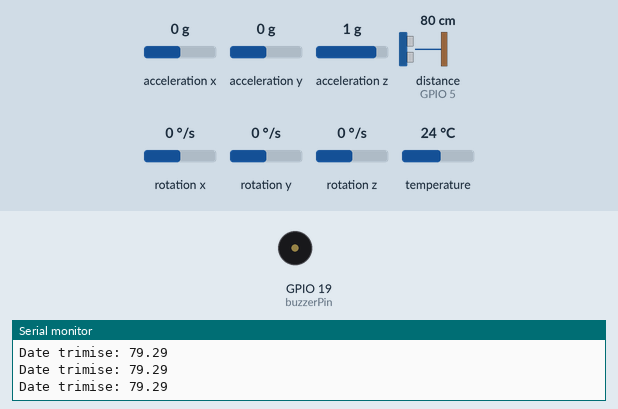
A sketch run on a simulated ESP32. Shown: buzzer (waves = sounding, pin HIGH), the last lines printed to the serial monitor. Wiring (inferred from the names in the program): ultrasonic range finder: trigger GPIO 18; echo GPIO 5. Inputs (shaded band) come from the test bench; at power-on: distance to the obstacle (sensor on GPIO 5) 80 cm, acceleration x 0 g, acceleration y 0 g, acceleration z 1 g, rotation x 0 °/s, rotation y 0 °/s, rotation z 0 °/s, temperature 24 °C. The echo pulse lasts 58.3 µs per cm; WiFi joins after 1.5 s; servers stay silent unless stated; no MQTT or app messages arrive unless stated; pins used as bus, display or sensor lines are not drawn.

Above: at 2.7 s.
2.8 s: distance to the obstacle (sensor on GPIO 5) set to 53 cm
4.3 s: distance to the obstacle (sensor on GPIO 5) set to 45 cm
At 5.6 s:
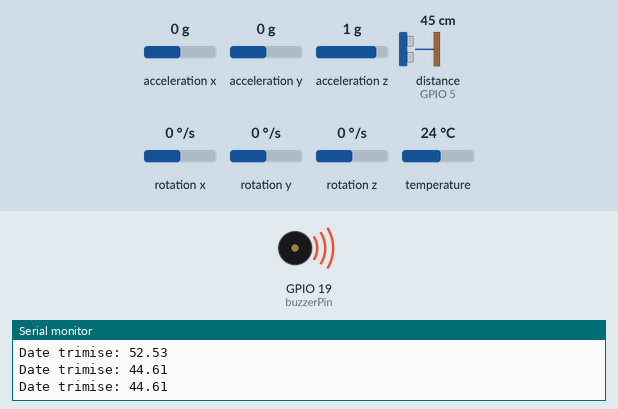
6.1 s: distance to the obstacle (sensor on GPIO 5) set to 60 cm
At 7.3 s:
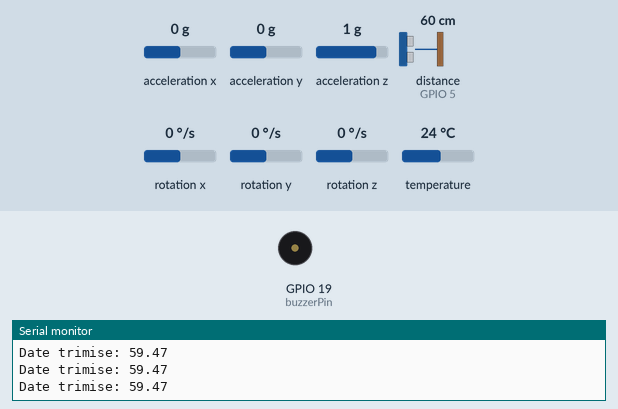
7.6 s: distance to the obstacle (sensor on GPIO 5) set to 2 cm
At 8.1 s:
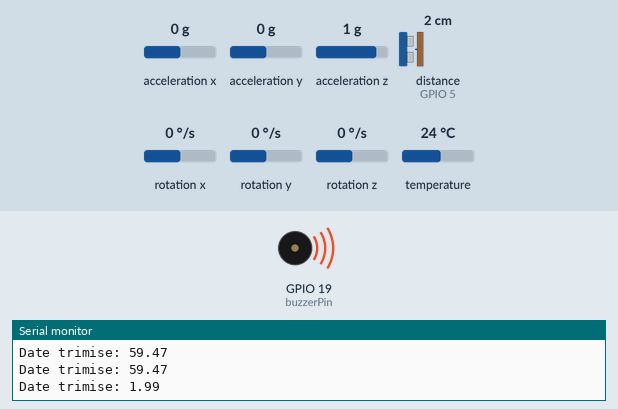
Timing chart, 0 to 10.1 s (numbered marks = the images above; inputs shaded):
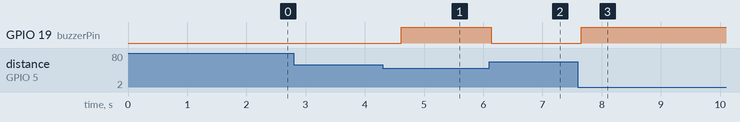

Measured:
- the behaviour switches between 51 and 50 cm on distance to the obstacle (sensor on GPIO 5) (found by bisection; images 0 and 1)
- after the input at 4.3 s, GPIO 19 (buzzerPin): LOW → HIGH after 0.32 s
- after the input at 6.1 s, GPIO 19 (buzzerPin): HIGH → LOW at once
- after the input at 7.6 s, GPIO 19 (buzzerPin): LOW → HIGH after 0.05 s

The sketch:

esp.ino
```cpp
#include <Adafruit_MPU6050.h>
#include <Adafruit_Sensor.h>
#include <Wire.h>
#include <WiFi.h>
#include <PubSubClient.h> // Biblioteca pentru MQTT

// --- CONFIGURARE WI-FI SI MQTT ---
const char* ssid = "moto g54 5G_7572";
const char* password = "123456789";
const char* mqtt_server = "10.136.37.252"; // Exemplu: "192.168.1.15"

WiFiClient espClient;
PubSubClient client(espClient);
Adafruit_MPU6050 mpu;

// --- PINI ---
const int trigPin = 18;
const int echoPin = 5;
const int buzzerPin = 19;
const int sdaPin = 21;
const int sclPin = 22;

#define SOUND_SPEED 0.034

void setup_wifi() {
  delay(10);
  WiFi.begin(ssid, password);
  while (WiFi.status() != WL_CONNECTED) {
    delay(500);
    Serial.print(".");
  }
  Serial.println("\nWiFi conectat!");
}

void reconnect() {
  while (!client.connected()) {
    Serial.print("Incercare conectare MQTT...");
    if (client.connect("ESP32_Senzori")) {
      Serial.println("conectat");
    } else {
      delay(5000);
    }
  }
}

void setup() {
  Serial.begin(115200);
  setup_wifi();
  client.setServer(mqtt_server, 1883);

  Wire.begin(sdaPin, sclPin);
  pinMode(trigPin, OUTPUT);
  pinMode(echoPin, INPUT);
  pinMode(buzzerPin, OUTPUT);
  mpu.begin();
}

void loop() {
  if (!client.connected()) {
    reconnect();
  }
  client.loop();

  // --- CITIRE DISTANTA ---
  digitalWrite(trigPin, LOW);
  delayMicroseconds(2);
  digitalWrite(trigPin, HIGH);
  delayMicroseconds(10);
  digitalWrite(trigPin, LOW);
  float distanceCm = pulseIn(echoPin, HIGH) * SOUND_SPEED / 2;

  // --- CITIRE ACCELERAȚIE ---
  sensors_event_t a, g, temp;
  mpu.getEvent(&a, &g, &temp);

  // --- LOGICĂ BUZZER (50 CM) ---
  if (distanceCm > 0 && distanceCm < 50) {
    digitalWrite(buzzerPin, HIGH);
  } else {
    digitalWrite(buzzerPin, LOW);
  }

  // --- TRIMITERE DATE CATRE RASPBERRY PI ---
  // Convertim valorile in string-uri pentru a le trimite
  char distStr[8];
  dtostrf(distanceCm, 1, 2, distStr);
  client.publish("senzor/distanta", distStr);

  char accelStr[8];
  dtostrf(a.acceleration.x, 1, 2, accelStr);
  client.publish("senzor/acceleratie", accelStr);

  Serial.print("Date trimise: "); Serial.println(distStr);
  delay(500);
}
```
